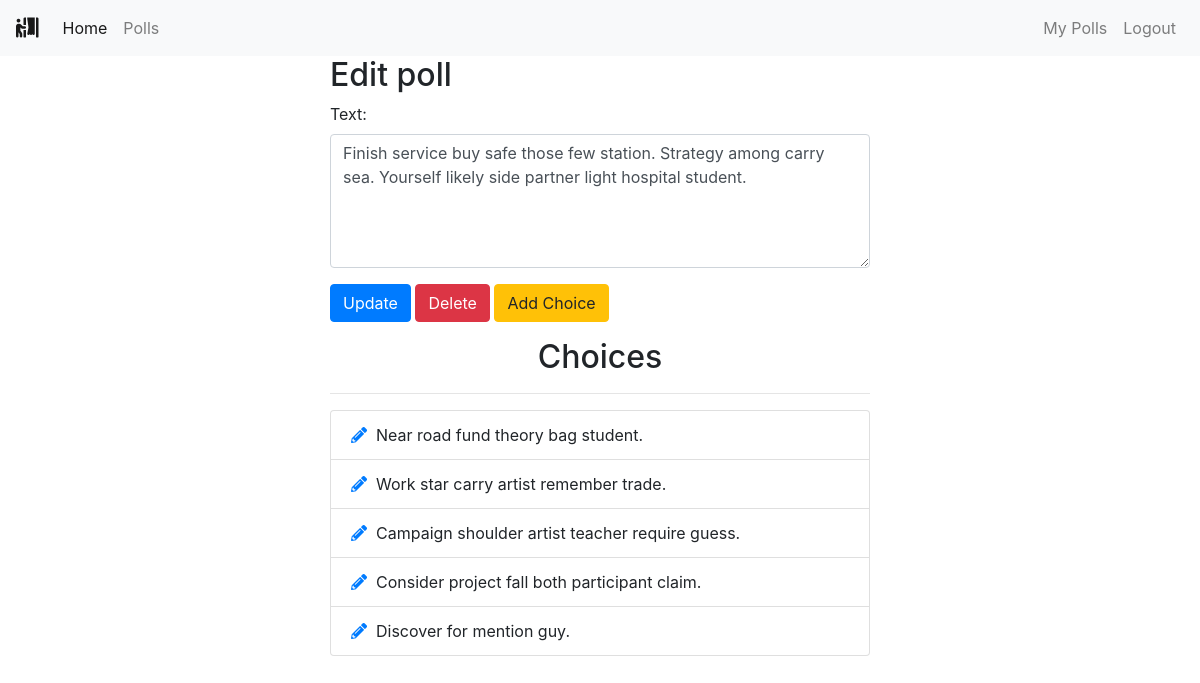
The page /polls/edit/7/ (signed in) on the database its author committed.
### polls/models.py (models this page shows, shortened)
class Poll(models.Model):
    owner = models.ForeignKey(User, on_delete=models.CASCADE)
    text = models.TextField()
    pub_date = models.DateTimeField(default=timezone.now)
    active = models.BooleanField(default=True)

class Choice(models.Model):
    poll = models.ForeignKey(Poll, on_delete=models.CASCADE)
    choice_text = models.CharField(max_length=255)

### polls/views.py (the view)
# urls.py: path('edit/<int:poll_id>/', views.polls_edit, name='edit'),
@login_required
def polls_edit(request, poll_id):
    poll = get_object_or_404(Poll, pk=poll_id)
    if request.user != poll.owner:
        return redirect('home')
    if request.method == 'POST':
        form = EditPollForm(request.POST, instance=poll)
        if form.is_valid:
            form.save()
            messages.success(request, "Poll Updated successfully.",
                             extra_tags='alert alert-success alert-dismissible fade show')
            return redirect("polls:list")
    else:
        form = EditPollForm(instance=poll)
    return render(request, "polls/poll_edit.html", {'form': form, 'poll': poll})

### polls/forms.py
class EditPollForm(forms.ModelForm):
    class Meta:
        model = Poll
        fields = ['text', ]
        widgets = {
            'text': forms.Textarea(attrs={'class': 'form-control', 'rows': 5, 'cols': 20}),
        }

### polls/templates/polls/poll_edit.html (shortened to what this page needs)
{% extends 'base.html' %}
{% block content %}
<div class="container">
    <div class="row center">
        <div class="col-md-6 offset-md-3">
            <h2>Edit poll</h2>
            <form action="" method="POST">
                {% for field in form %}
                <div class="form-group">
                    {{ field.label_tag }}
                    {{ field }}
                </div>
                {% endfor %}
                <button type="submit" class="btn btn-primary">Update</button>
                <a class="btn btn-danger" href="{% url 'polls:delete_poll' poll.id %}" role="button" onclick="return confirm('Are you sure?')">Delete</a>
                <a class="btn btn-warning" href="{% url 'polls:add_choice' poll.id %}" role="button">Add Choice</a>
            </form>
            <div class="choices">
                <h2 class="text-center mt-3">Choices</h2>
                <hr>
                <ul class="list-group">
                    {% for choice in poll.choice_set.all %}
                    <li class="list-group-item"><a href="{% url 'polls:choice_edit' choice.id %}"><i class="fas fa-pencil-alt"></i></a>&nbsp
                        {{ choice.choice_text }}</li>
                    {% endfor %}
                </ul>
            </div>
        </div>
    </div>
</div>
{% endblock %}

### rows shown on the page
Poll: form "Finish service buy safe those few station. Strategy among carry sea. Yourself likely side partner light hospital student."
Choice: choice_text "Near road fund theory bag student."
Choice: choice_text "Work star carry artist remember trade."
Choice: choice_text "Campaign shoulder artist teacher require guess."
Choice: choice_text "Consider project fall both participant claim."
Choice: choice_text "Discover for mention guy."

### other values the page prints
{{ field.label_tag }} "Text:"
